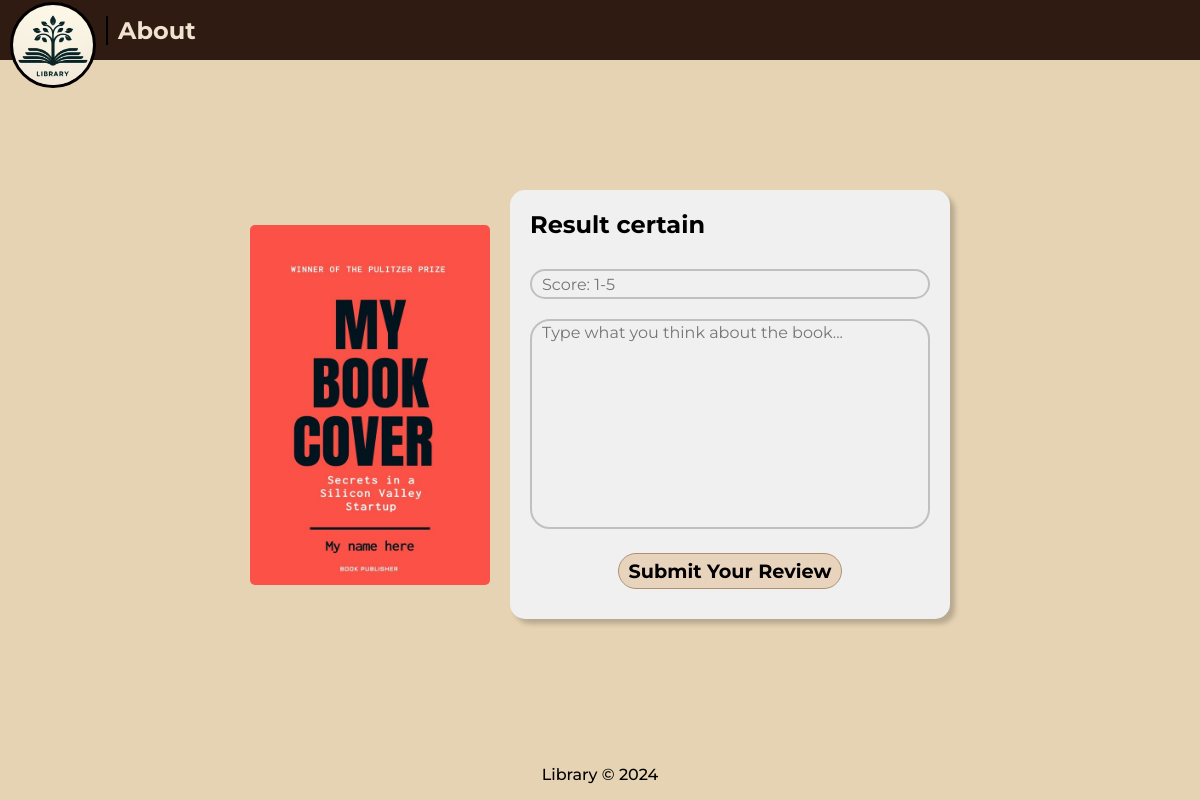
Before: /review/46/ with the older database file.
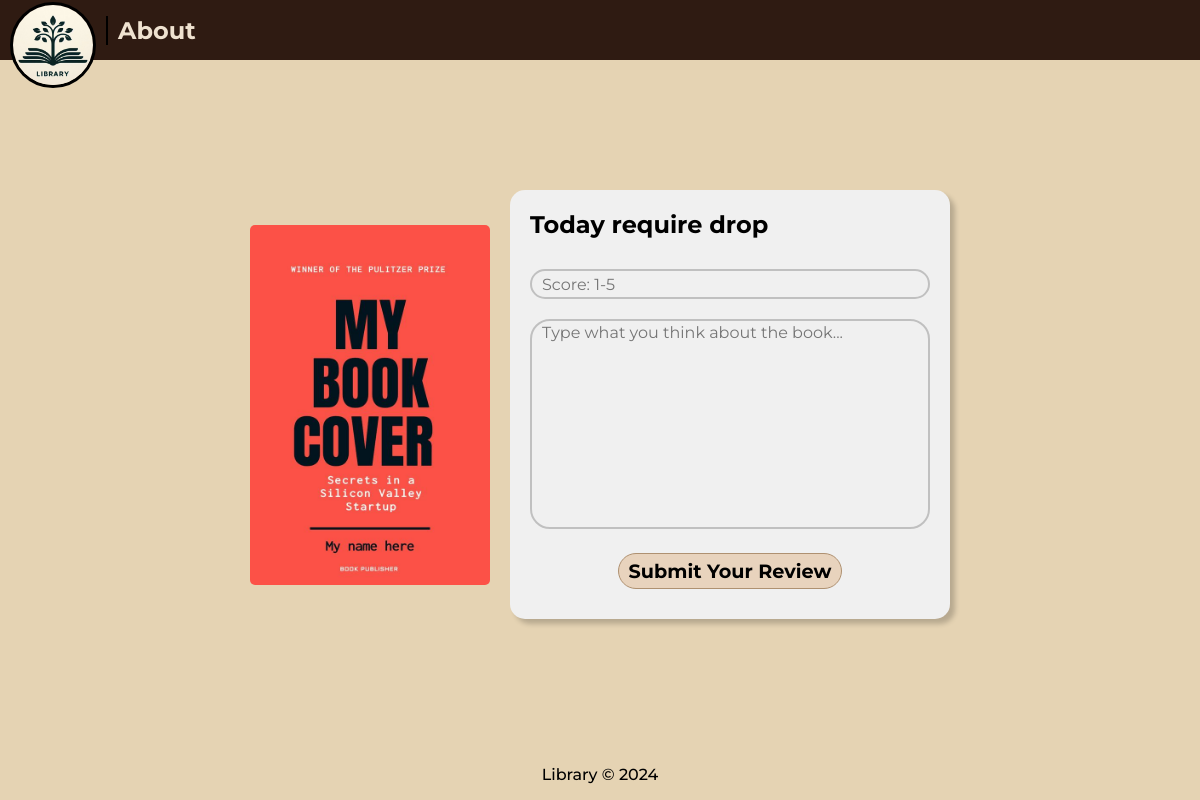
After: the same page with the newer database file.
### libraryManager/models.py (models this page shows, shortened)
class Book(models.Model):
    title = models.CharField(max_length=200)
    author = models.CharField(max_length=200)
    rating = models.DecimalField(max_digits=3, decimal_places=2, validators=[MinValueValidator(1.0), MaxValueValidator(5.0)])
    story = models.TextField()
    categories = models.ManyToManyField(Category, blank=True)
    dateAdded = models.DateTimeField(auto_now_add=True)
    datePublished = models.DateField()
    cover = models.ImageField(upload_to='covers/')
    isAvailable = models.BooleanField(default=True)

### libraryManager/views.py (the view)
# urls.py: path('review/<int:book_id>/', views.review),
def review(request, book_id):
    book = Book.objects.get(id=book_id)
    if request.method == 'POST':
        form = ReviewForm(request.POST)
        if form.is_valid():
            review = form.save(commit=False)
            review.book = book
            review.user = request.user
            review.save()
            return redirect(f'/book/{book_id}/')
    else:
        form = ReviewForm()
    data = {'book': book, 'form': form}
    return render(request, 'review-book.html', data)

### libraryManager/forms.py
class ReviewForm(forms.ModelForm):
    class Meta:
        model = Review
        fields = ['rating', 'review']
        widgets = {
            'rating': forms.NumberInput(attrs={
                'id': 'score',
                'class': 'input1',
                'placeholder': 'Score: 1-5',
                'step': 'any',
                'min': '1',
                'max': '5',
                'required': True,
            }),
            'review': forms.Textarea(attrs={
                'id': 'review-content',
                'rows': '5',
                'cols': '50',
                'class': 'input2',
                'placeholder': 'Type what you think about the book...',
                'minlength': '1',
                'required': True,
            }),
        }

### templates/review-book.html (shortened to what this page needs)
{% extends 'base.html' %}
{% load static %}
{% block css_js %}
  <link rel="stylesheet" href="{% static 'css/review-book.css' %}" />
{% endblock %}
{% block content %}
  <img src="{{ book.cover.url }}" class="image" />
  <form class="review-container" action="/review/{{ book.id }}/" method="POST">
    <h2 class="title">{{ book.title }}</h2>
    <div class="score">
      {{ form.rating }}
    </div>
    <div class="review">
      {{ form.review }}
    </div>
    <input type="submit" class="submit" value="Submit Your Review" />
  </form>
{% endblock %}

### templates/base.html (shortened to what this page needs)
<!DOCTYPE html>
{% load static %}
<html lang="en">
  <head>
    <link
      rel="stylesheet"
      href="https://cdnjs.cloudflare.com/ajax/libs/font-awesome/6.0.0/css/all.min.css"
    />
    <link rel="stylesheet" href="{% static 'css/common.css' %}" />
    {% block css_js %}{% endblock %}
  </head>
  <body>
    <header>
      <nav class="nav-bar">
        {% if user.is_authenticated %}
            <a class="logo" href="/home">
            <img src="{% static 'images/Logo.jpg' %}" alt="logo" />
            </a>
            <a class="nav-item" href="/home">Home</a>
            {% if user.is_superuser %}
                <a class="nav-item" href="/add-book">Add Book</a>
            {% else %}
                <a class="nav-item" href="/borrowed-books">Borrowed Books</a>
            {% endif %}
        {% else %}
            <a class="logo" href="/">
            <img src="{% static 'images/Logo.jpg' %}" alt="logo" />
            </a>
        {% endif %}
        <a class="nav-item" href="/about">About</a>
      </nav>
    </header>
    <main>{% block content %}{% endblock %}</main>
    <footer>
      <p>Library &copy; 2024</p>
    </footer>
  </body>
</html>

### static/css/common.css (style rules this page uses)
* { font-family: "Montserrat"; }
p { font-weight: 500; }
body { min-height: 100vh; box-sizing: border-box; background-color: #e5d3b3; margin: 0; padding: 90px 0 70px 0; position: relative; }
header { position: fixed; left: 0; top: 0; width: 100%; z-index: 1000; height: 60px; background-color: #2f1b12; display: flex; justify-content: space-between; }
header>* { display: flex; align-items: center; }
.nav-bar a { color: rgb(239, 226, 208); text-decoration: none; padding: 0 10px; }
.logo { position: relative; top: 15px; height: 86px; width: 86px; padding-right: 20px; }
.logo img { height: 80px; border-radius: 50%; border: 3px solid black; }
.nav-item { font-size: 1.5em; font-weight: 700; border-left: 2px solid rgb(0, 0, 0); }
footer { position: absolute; bottom: 0; width: 100%; text-align: center; }

### static/css/review-book.css (style rules this page uses)
main { display: flex; justify-content: center; align-items: center; margin-top: 100px; }
.image { height: 360px; width: 240px; margin-right: 20px; border-radius: 5px; }
.review-container { width: 400px; background-color: #f0f0f0; border-radius: 15px; box-shadow: 5px 5px 5px rgba(0, 0, 0, 0.2); text-align: center; padding: 20px; }
.input1 { box-sizing: border-box; width: 100%; height: 30px; background: transparent; border: none; outline: none; border: 2px solid rgba(0, 0, 0, 0.2); border-radius: 40px; margin: 10px 0; font-size: 1rem; padding-left: 10px; }
textarea { box-sizing: border-box; width: 100%; height: 210px; background: transparent; border: none; outline: none; border: 2px solid rgba(0, 0, 0, 0.2); border-radius: 20px; margin: 10px 0; font-size: 1rem; padding-left: 10px; overflow: auto; resize: none; }
.submit { background-color: #e8d3bd; color: #000; border: none; outline: none; border: 15px solid rgba(0, 0, 0, 0.2); padding: 5px 10px; margin: 10px 0; border-radius: 30px; border: none; cursor: pointer; font-size: 1.2rem; font-weight: 700; border: 1px solid #af9171; }
.title { margin: 0; margin-bottom: 20px; text-align: start; }

Changed rows visible on the page:
changed Book: title "Result certain" → "Today require drop"
